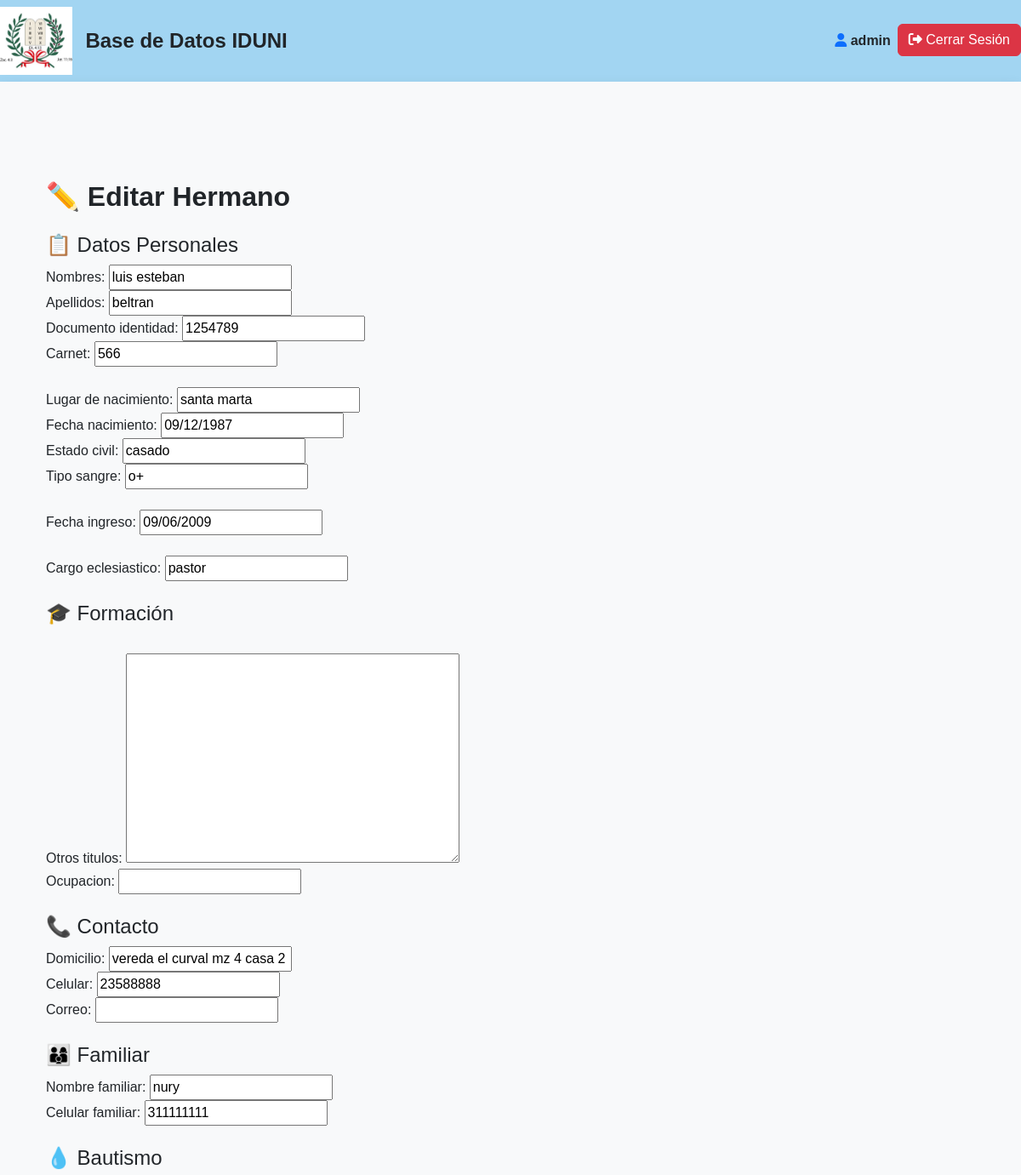
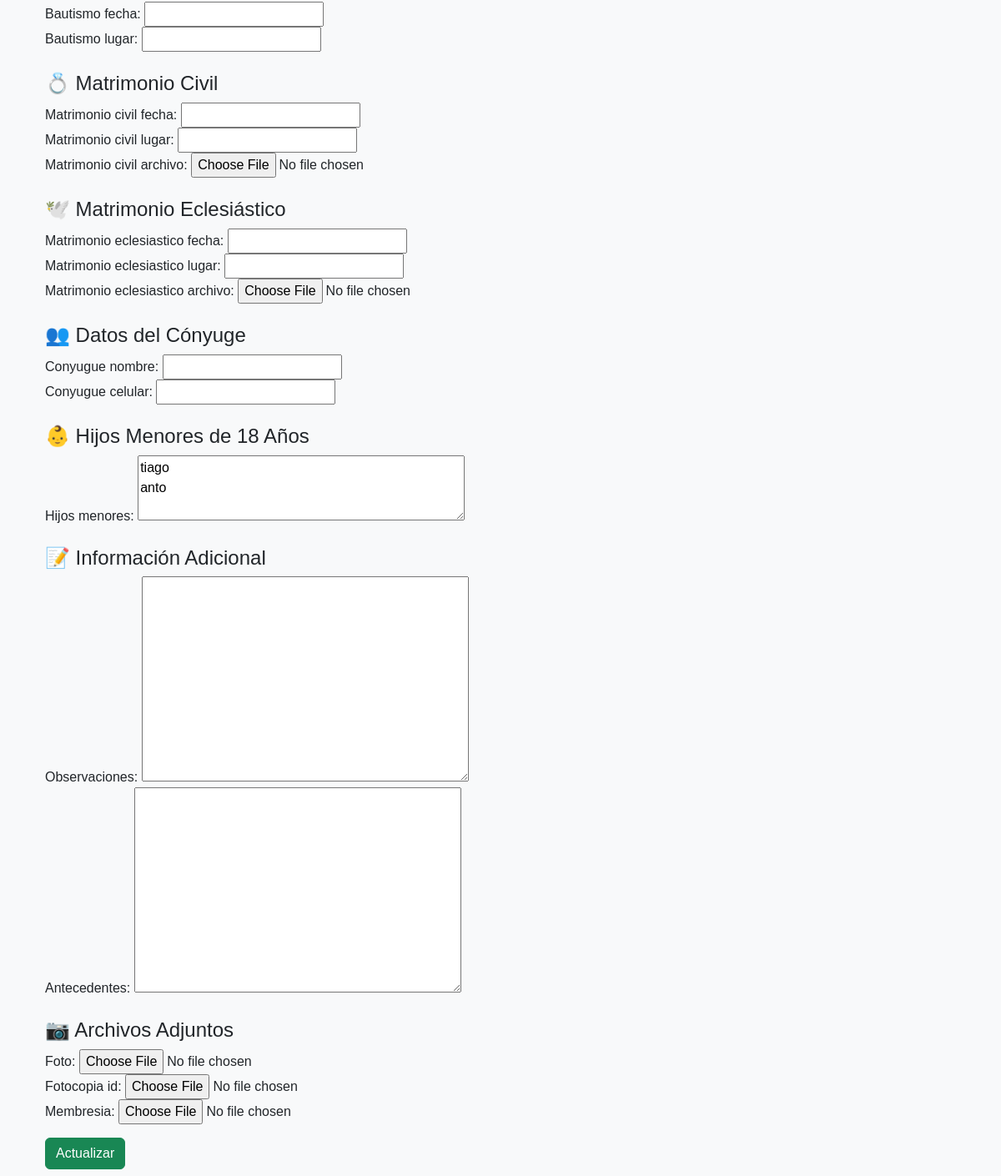
/hermanos/editar/5/ (signed in), run on the app's committed database (2 pictures, top to bottom).
### feligreses/models.py (models this page shows, shortened)
class Feligres(models.Model):
    nombres = models.CharField(max_length=100)
    apellidos = models.CharField(max_length=100)
    documento_identidad = models.CharField(max_length=50)
    carnet = models.CharField(max_length=50, blank=True, null=True)
    departamento_nacimiento = models.CharField(max_length=100)
    fecha_nacimiento = models.DateField()
    estado_civil = models.CharField(max_length=50)
    tipo_sangre = models.CharField(max_length=5)  # RH
    cargo_eclesiastico = models.CharField(max_length=100, blank=True, null=True)
    fecha_ingreso = models.DateField()
    primaria = models.CharField(max_length=100, blank=True, null=True)
    secundaria = models.CharField(max_length=100, blank=True, null=True)
    universitaria = models.CharField(max_length=100, blank=True, null=True)
    otros_titulos = models.TextField(blank=True, null=True)
    ocupacion = models.CharField(max_length=100, blank=True, null=True)
    domicilio = models.CharField(max_length=255)
    celular = models.CharField(max_length=50)
    correo = models.EmailField(blank=True, null=True)
    nombre_familiar = models.CharField(max_length=100, blank=True, null=True)
    celular_familiar = models.CharField(max_length=50, blank=True, null=True)
    bautismo_fecha = models.DateField(blank=True, null=True)
    bautismo_lugar = models.CharField(max_length=100, blank=True, null=True)
    matrimonio_civil_fecha = models.DateField(blank=True, null=True)
    matrimonio_civil_lugar = models.CharField(max_length=100, blank=True, null=True)
    matrimonio_civil_archivo = models.FileField(upload_to="matrimonio_civil/", blank=True, null=True)
    matrimonio_eclesiastico_fecha = models.DateField(blank=True, null=True)
    matrimonio_eclesiastico_lugar = models.CharField(max_length=100, blank=True, null=True)
    matrimonio_eclesiastico_archivo = models.FileField(upload_to="matrimonio_eclesiastico/", blank=True, null=True)
    conyugue_nombre = models.CharField(max_length=100, blank=True, null=True)
    conyugue_celular = models.CharField(max_length=50, blank=True, null=True)
    hijos_menores = models.TextField(blank=True, null=True)
    observaciones = models.TextField(blank=True, null=True)
    antecedentes = models.TextField(blank=True, null=True)
    foto = models.ImageField(upload_to="fotos/", blank=True, null=True)
    fotocopia_id = models.FileField(upload_to="documentos/id/", blank=True, null=True)
    membresia = models.FileField(upload_to="documentos/membresia/", blank=True, null=True)

### feligreses/views.py (the view)
# urls.py: path('editar/<int:pk>/', editar_hermano, name='editar_hermano'),
@login_required
def editar_hermano(request, pk):
    hermano = get_object_or_404(Feligres, pk=pk)
    if request.method == 'POST':
        form = FeligresForm(request.POST, request.FILES, instance=hermano)
        if form.is_valid():
            form.save()
            return redirect('lista_hermanos')
    else:
        form = FeligresForm(instance=hermano)
    return render(request, 'feligreses/editar.html', {'form': form})

### feligreses/forms.py
class FeligresForm(forms.ModelForm):
    class Meta:
        model = Feligres
        fields = '__all__'
        widgets = {
    'hijos_menores': forms.Textarea(attrs={
        'rows': 3,
        'placeholder': 'Ej: Juan Pérez\nAna Gómez\nCarlos Díaz...'
    }),
    'cargo_eclesiastico': forms.TextInput(attrs={
        'placeholder': 'Ej: Pastor, Líder, Diácono...'
    }),
}
    def __init__(self, *args, **kwargs):
        super().__init__(*args, **kwargs)
        self.fields['nombres'].required = True
        self.fields['apellidos'].required = True
        self.fields['documento_identidad'].required = True
        self.fields['estado_civil'].required = True
        self.fields['tipo_sangre'].required = True
        self.fields['departamento_nacimiento'].label = "Ciudad de nacimiento"
        self.fields['departamento_nacimiento'].required = True

### feligreses/templates/feligreses/editar.html (shortened to what this page needs)
{% extends 'base.html' %}
{% block content %}
<div class="container">
  <h2 class="mt-4">✏️ Editar Hermano</h2>
  <form method="post" enctype="multipart/form-data">
    <h4 class="mt-4">📋 Datos Personales</h4>
    {{ form.nombres.label_tag }} {{ form.nombres }}<br>
    {{ form.apellidos.label_tag }} {{ form.apellidos }}<br>
    {{ form.documento_identidad.label_tag }} {{ form.documento_identidad }}<br>
    {{ form.carnet.label_tag }} {{ form.carnet }}<br>
    {{ form.lugar_nacimiento.label_tag }} {{ form.lugar_nacimiento }}<br>
    <label for="id_departamento_nacimiento">Lugar de nacimiento:</label>
    {{ form.departamento_nacimiento }}<br>
    {{ form.fecha_nacimiento.label_tag }} {{ form.fecha_nacimiento }}<br>
    {{ form.estado_civil.label_tag }} {{ form.estado_civil }}<br>
    {{ form.tipo_sangre.label_tag }} {{ form.tipo_sangre }}<br>
    {{ form.rh.label_tag }} {{ form.rh }}<br>
    {{ form.fecha_ingreso.label_tag }} {{ form.fecha_ingreso }}<br>
    {{ form.ciudad_nacimiento.label_tag }} {{ form.ciudad_nacimiento }}<br>
    {{ form.cargo_eclesiastico.label_tag }} {{ form.cargo_eclesiastico }}<br>
    <h4 class="mt-4">🎓 Formación</h4>
    {{ form.grado_instruccion.label_tag }} {{ form.grado_instruccion }}<br>
    {{ form.otros_titulos.label_tag }} {{ form.otros_titulos }}<br>
    {{ form.ocupacion.label_tag }} {{ form.ocupacion }}<br>
    <h4 class="mt-4">📞 Contacto</h4>
    {{ form.domicilio.label_tag }} {{ form.domicilio }}<br>
    {{ form.celular.label_tag }} {{ form.celular }}<br>
    {{ form.correo.label_tag }} {{ form.correo }}<br>
    <h4 class="mt-4">👨‍👩‍👦 Familiar</h4>
    {{ form.nombre_familiar.label_tag }} {{ form.nombre_familiar }}<br>
    {{ form.celular_familiar.label_tag }} {{ form.celular_familiar }}<br>
    <h4 class="mt-4">💧 Bautismo</h4>
    {{ form.bautismo_fecha.label_tag }} {{ form.bautismo_fecha }}<br>
    {{ form.bautismo_lugar.label_tag }} {{ form.bautismo_lugar }}<br>
    <h4 class="mt-4">💍 Matrimonio Civil</h4>
    {{ form.matrimonio_civil_fecha.label_tag }} {{ form.matrimonio_civil_fecha }}<br>
    {{ form.matrimonio_civil_lugar.label_tag }} {{ form.matrimonio_civil_lugar }}<br>
    {{ form.matrimonio_civil_archivo.label_tag }} {{ form.matrimonio_civil_archivo }}<br>
    <h4 class="mt-4">🕊️ Matrimonio Eclesiástico</h4>
    {{ form.matrimonio_eclesiastico_fecha.label_tag }} {{ form.matrimonio_eclesiastico_fecha }}<br>
    {{ form.matrimonio_eclesiastico_lugar.label_tag }} {{ form.matrimonio_eclesiastico_lugar }}<br>
    {{ form.matrimonio_eclesiastico_archivo.label_tag }} {{ form.matrimonio_eclesiastico_archivo }}<br>
    <h4 class="mt-4">👥 Datos del Cónyuge</h4>
    {{ form.conyugue_nombre.label_tag }} {{ form.conyugue_nombre }}<br>
    {{ form.conyugue_celular.label_tag }} {{ form.conyugue_celular }}<br>
    <h4 class="mt-4">👶 Hijos Menores de 18 Años</h4>
    {{ form.hijos_menores.label_tag }} {{ form.hijos_menores }}
    <h4 class="mt-4">📝 Información Adicional</h4>
    {{ form.observaciones.label_tag }} {{ form.observaciones }}<br>
    {{ form.antecedentes.label_tag }} {{ form.antecedentes }}<br>
    <h4 class="mt-4">📷 Archivos Adjuntos</h4>
    {{ form.foto.label_tag }} {{ form.foto }}<br>
    {{ form.fotocopia_id.label_tag }} {{ form.fotocopia_id }}<br>
    {{ form.membresia.label_tag }} {{ form.membresia }}<br>
    <button type="submit" class="btn btn-success mt-3">Actualizar</button>
  </form>
</div>
{% endblock %}

### feligreses/templates/base.html (shortened to what this page needs)
{% load static %}
<!DOCTYPE html>
<html lang="es">
<head>
    <link href="https://cdn.jsdelivr.net/npm/bootstrap@5.3.0/dist/css/bootstrap.min.css" rel="stylesheet">
    <link rel="stylesheet" href="https://cdn.jsdelivr.net/npm/bootstrap@5.3.0/dist/css/bootstrap.min.css">
    <link rel="stylesheet" href="https://cdnjs.cloudflare.com/ajax/libs/font-awesome/6.4.2/css/all.min.css">
    <link rel="stylesheet" href="{% static 'css/styles.css' %}">
</head>
<body>
    <nav class="navbar navbar-expand-lg navbar-light" style="background-color: #f8f9fa;">
        <div class="d-flex align-items-center">
            <img src="{% static 'img/tablas.png' %}" alt="Logo" style="height: 80px; width: auto; margin-right: 15px;">
            <h4 class="mb-0"><strong>Base de Datos IDUNI</strong></h4>
          </div>
            <div class="collapse navbar-collapse justify-content-end" id="navbarNav">
                {% if user.is_authenticated %}
                    <ul class="navbar-nav">
                        <li class="nav-item">
                            <span class="nav-link fw-bold text-dark">
                                <i class="fas fa-user text-primary"></i> {{ user.username }}
                            </span>
                        </li>
                        <li class="nav-item">
                            <form method="POST" action="{% url 'logout' %}" style="display: inline;">
                                <button type="submit" class="btn btn-danger">
                                  <i class="fas fa-sign-out-alt"></i> Cerrar Sesión
                                </button>
                              </form>
                        </li>
                    </ul>
                {% else %}
                <a href="{% url 'login' %}" class="btn btn-primary">
                        <i class="fas fa-sign-in-alt"></i> Iniciar Sesión
                    </a>
                {% endif %}
            </div>
    </nav>
    <nav class="navbar navbar-expand-lg navbar-light shadow" style="background-color: #f8f9fa !important;">
    <div class="container mt-4">
        {% block content %}{% endblock %}
    </div>
</body>
</html>

### feligreses/static/css/styles.css (style rules this page uses)
body { background-color: #f8f9fa; font-family: 'Arial', sans-serif; }
.navbar { background-color: #a2d5f2 !important; }
.container { padding-top: 30px; }
h2 { margin-bottom: 20px; font-weight: bold; }

### data on the page
Feligres: nombres "luis esteban", apellidos "beltran", documento_identidad "1254789", carnet "566", departamento_nacimiento "santa marta", fecha_nacimiento "09/12/1987", estado_civil "casado", tipo_sangre "o+", fecha_ingreso "09/06/2009", cargo_eclesiastico "pastor", domicilio "vereda el curval mz 4 casa 2", celular "23588888", nombre_familiar "nury", celular_familiar "311111111", hijos_menores "tiago anto"

### other printed values
{{ user.username }} "admin"
